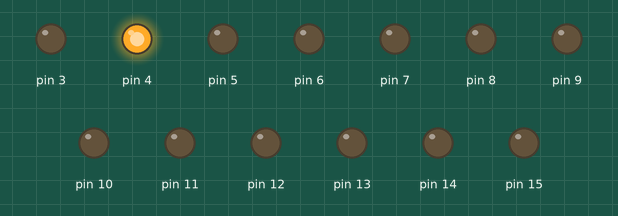
Bench run of a sketch on a simulated Arduino Uno, built with avr-gcc and run on an emulated ATmega328P. Parts: output pins drawn as LEDs (lit = HIGH).

Above: at 0.15 s.
At 1.35 s:
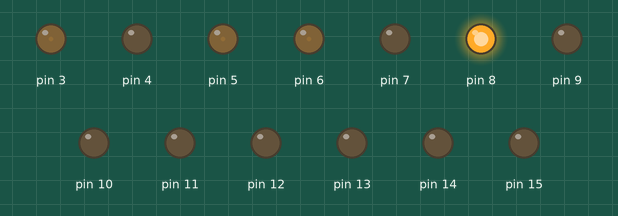
At 1.95 s:
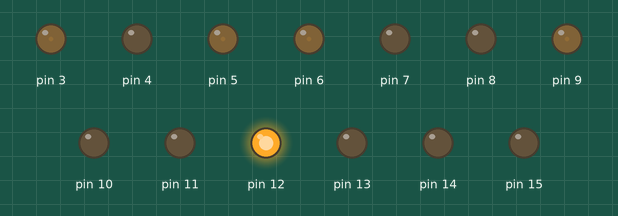
At 3.19 s:
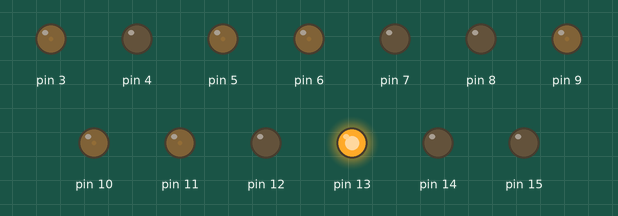
At 4.71 s:
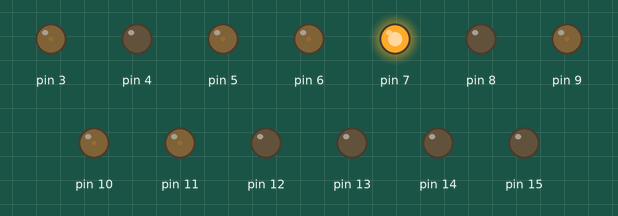
At 5.31 s:
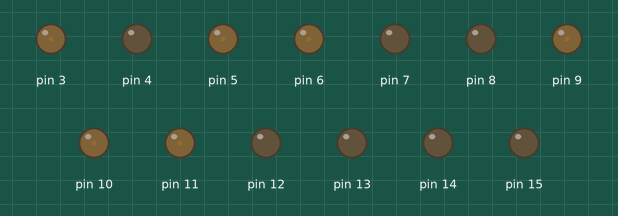
Timing chart, 0 to 5.3 s (numbered marks = the images above):
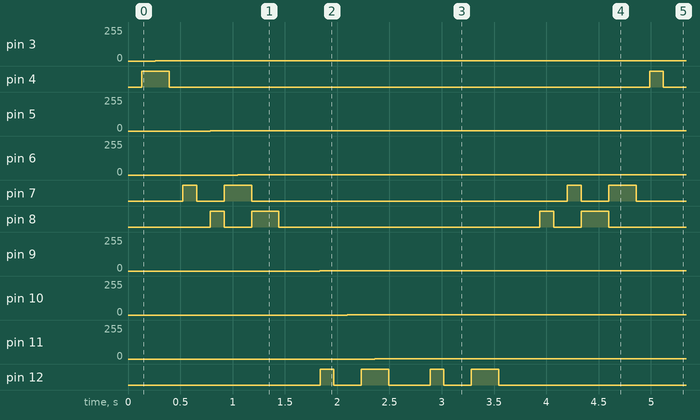

The sketch:

Blink_faderunningflame.ino.ino
```cpp
/*
  Fade Running Flame
*/

void setup() {
  pinMode(13, OUTPUT);
  pinMode(12, OUTPUT);
  pinMode(11, OUTPUT);
  pinMode(10, OUTPUT);
  pinMode(9, OUTPUT);
  pinMode(8, OUTPUT);
  pinMode(7, OUTPUT);
  pinMode(6, OUTPUT);
  pinMode(5, OUTPUT);
  pinMode(4, OUTPUT);
}

void loop() {

  int totalwait = 1;

  for (int i=4;i<14;i++)
  {
    tripleignite(i-1,i,i+1,totalwait);
  }

  for (int i=14;i>3;i--)
  {
    tripleignite(i+1,i,i-1,totalwait);
  }

}

void blink(int portnum, int delayt)
{
  digitalWrite(portnum, HIGH);
  delay(delayt);
  digitalWrite(portnum, LOW);
}

void shineup(int portnum, int delayt)
{
  for (int i=0; i<255; i++)
  {
    analogWrite(portnum,i);
    delay(delayt);
  }
}

void fade(int portnum, int delayt)
{
  for (int i=255; i>1; i--)
  {
    analogWrite(portnum,i);
    delay(delayt);
  }
}

void ignite(int fadingport, int shiningport, int delayt)
{
  for (int i=255; i>1; i--)
  {
    analogWrite(fadingport,i);
    analogWrite(shiningport,255-i);
    delay(delayt);
  }
}

void tripleignite(int leftport, int middleport, int rightport, int delayt)
{
  for (int i=0; i<255; i++)
  {
    analogWrite(leftport,255-i);
    analogWrite(middleport,i);
    analogWrite(rightport,255-i);
    delay(delayt);
  }

}
```

Measured:
- by itself, pin 3: 0/255 → 1/255 at 0.26 s
- by itself, pin 4: LOW → HIGH at 0.13 s, → LOW 0.26 s later, → HIGH 4.6 s later, → LOW 0.13 s later
- by itself, pin 5: 0/255 → 1/255 at 0.79 s
- by itself, pin 6: 0/255 → 1/255 at 1.0 s
- by itself, pin 7: LOW → HIGH at 0.52 s, → LOW 0.13 s later, → HIGH 0.26 s later, → LOW 0.26 s later, … (8 changes in this stretch)
- by itself, pin 8: LOW → HIGH at 0.79 s, → LOW 0.13 s later, → HIGH 0.26 s later, → LOW 0.26 s later, … (8 changes in this stretch)
- by itself, pin 9: 0/255 → 1/255 at 1.8 s
- by itself, pin 10: 0/255 → 1/255 at 2.1 s
